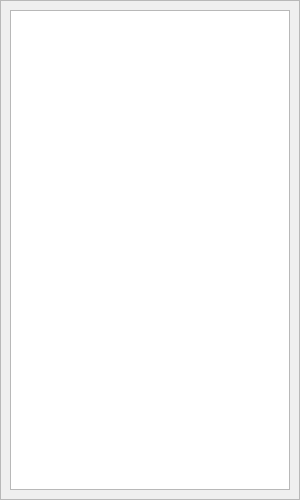
<?xml version="1.0" encoding="UTF-8"?>
<ui version="4.0">
 <class>UnTech::GuiQt::Resources::ResourcesTreeDock</class>
 <widget class="QDockWidget" name="UnTech::GuiQt::Resources::ResourcesTreeDock">
  <property name="geometry">
   <rect>
    <x>0</x>
    <y>0</y>
    <width>300</width>
    <height>500</height>
   </rect>
  </property>
  <property name="features">
   <set>QDockWidget::DockWidgetMovable</set>
  </property>
  <property name="windowTitle">
   <string>Resources</string>
  </property>
  <widget class="QWidget" name="dockWidgetContents">
   <layout class="QVBoxLayout" name="verticalLayout">
    <property name="leftMargin">
     <number>0</number>
    </property>
    <property name="topMargin">
     <number>0</number>
    </property>
    <property name="rightMargin">
     <number>0</number>
    </property>
    <property name="bottomMargin">
     <number>0</number>
    </property>
    <item>
     <widget class="QScrollArea" name="scrollArea">
      <property name="sizePolicy">
       <sizepolicy hsizetype="MinimumExpanding" vsizetype="Expanding">
        <horstretch>0</horstretch>
        <verstretch>0</verstretch>
       </sizepolicy>
      </property>
      <property name="horizontalScrollBarPolicy">
       <enum>Qt::ScrollBarAlwaysOff</enum>
      </property>
      <property name="widgetResizable">
       <bool>true</bool>
      </property>
      <widget class="QWidget" name="scrollAreaWidgetContents">
       <property name="geometry">
        <rect>
         <x>0</x>
         <y>0</y>
         <width>298</width>
         <height>479</height>
        </rect>
       </property>
       <property name="minimumSize">
        <size>
         <width>149</width>
         <height>0</height>
        </size>
       </property>
       <layout class="QVBoxLayout" name="scrollLayout">
        <item>
         <widget class="QTreeView" name="resourcesTree">
          <property name="sizePolicy">
           <sizepolicy hsizetype="MinimumExpanding" vsizetype="MinimumExpanding">
            <horstretch>0</horstretch>
            <verstretch>0</verstretch>
           </sizepolicy>
          </property>
          <property name="minimumSize">
           <size>
            <width>0</width>
            <height>100</height>
           </size>
          </property>
          <property name="selectionMode">
           <enum>QAbstractItemView::SingleSelection</enum>
          </property>
          <attribute name="headerVisible">
           <bool>false</bool>
          </attribute>
         </widget>
        </item>
       </layout>
      </widget>
     </widget>
    </item>
   </layout>
  </widget>
 </widget>
 <resources/>
 <connections/>
</ui>
